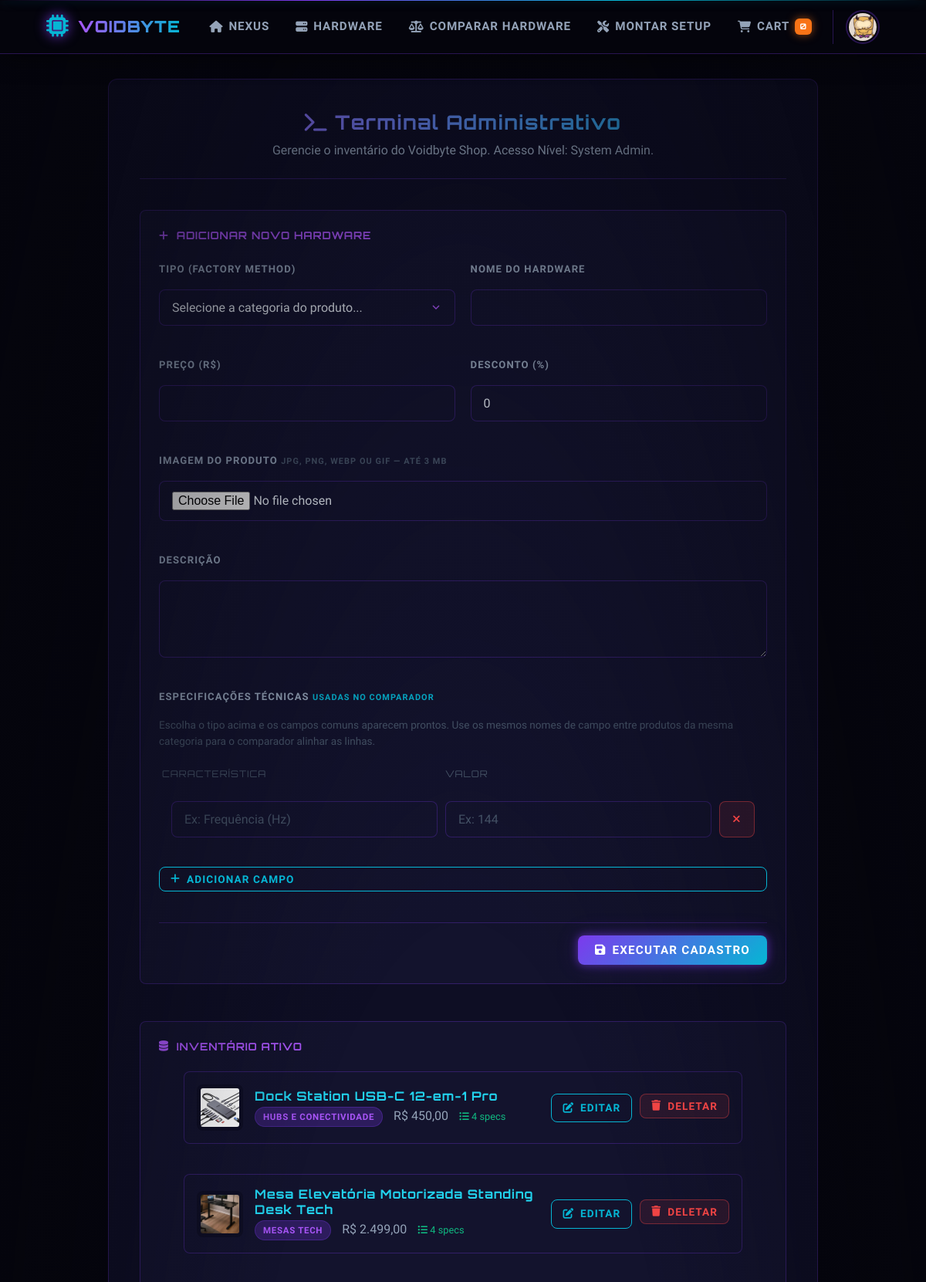
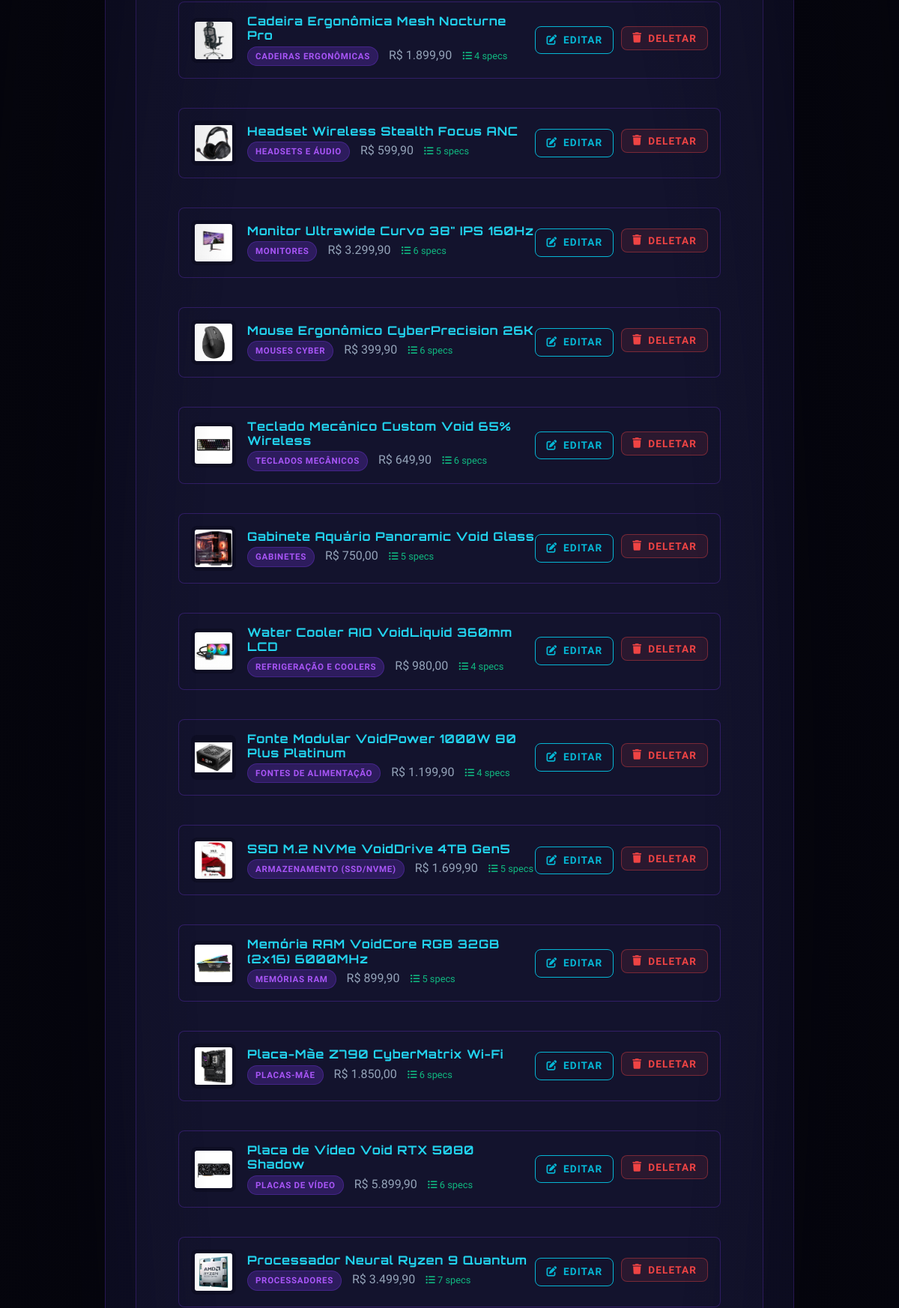
The page /admin.php (signed in, upper part) on the database its author committed (2 pictures, top to bottom).
### tables this page shows
CREATE TABLE `produtos` (
  `id` int(11) NOT NULL,
  `nome` varchar(255) NOT NULL,
  `descricao` text NOT NULL,
  `preco` decimal(10,2) NOT NULL,
  `imagem` varchar(255) NOT NULL DEFAULT './assets/imgs/default-hardware.png',
  `categoria` varchar(100) NOT NULL,
  `especificacoes` longtext DEFAULT NULL CHECK (json_valid(`especificacoes`)),
  `desconto` decimal(5,2) DEFAULT 0.00,
  `data_criacao` timestamp NOT NULL DEFAULT current_timestamp()
);

### admin.php (called while the page is built)
<?php
require_once __DIR__ . '/controllers/AdminController.php';
$adminController = new AdminController();
$adminController->router();
?>

### config/Database.php (called while the page is built, shortened)
<?php
class Database {
    private static $instance = null;
    private $conn;
    private $host = 'localhost';
    private $user = 'root';
    private $pass = '';
    private $dbname = 'voidbyte_shop';
    private function __construct() {
        $this->conn = new mysqli($this->host, $this->user, $this->pass, $this->dbname);
        $this->conn->set_charset("utf8mb4");
    }
    public static function getInstance() {
        if (self::$instance === null) {
            self::$instance = new Database();
        }
        return self::$instance;
    }
    public function getConnection() {
        return $this->conn;
    }
}
?>

### model/ProductModel.php (called while the page is built, shortened)
<?php
require_once __DIR__ . '/../config/Database.php';
class ProductModel {
    private $conn;
    public function __construct() {
        $this->conn = Database::getInstance()->getConnection();
    }
    public function getAllProducts() {
        $stmt = $this->conn->prepare("SELECT * FROM produtos ORDER BY id DESC");
        $stmt->execute();
        return $stmt->get_result()->fetch_all(MYSQLI_ASSOC);
    }
}
?>

### views/admin/dashboard.php (the view, shortened to what this page needs)
<?php include __DIR__ . '/../layout/header.php'; ?>
<main class="admin-container">
    <div class="admin-content-wrapper">
        <div class="form-header">
            <h1><i class="fas fa-terminal"></i> Terminal Administrativo</h1>
            <p>Gerencie o inventário do Voidbyte Shop. Acesso Nível: System Admin.</p>
        </div>
        <div class="form-section" style="margin-bottom: 3rem;">
            <h3><i class="fas fa-plus"></i> Adicionar Novo Hardware</h3>
            <form method="POST" action="admin.php" class="modern-form" enctype="multipart/form-data">
                <div class="form-row">
                    <div class="form-group">
                        <label>Tipo (Factory Method)</label>
                        <select name="tipo" class="input-modern" required>
                            <option value="" disabled selected>Selecione a categoria do produto...</option>
                        </select>
                    </div>
                    <div class="form-group">
                        <label>Nome do Hardware</label>
                        <input type="text" name="nome" class="input-modern" required>
                    </div>
                </div>
                <div class="form-row">
                    <div class="form-group">
                        <label>Preço (R$)</label>
                        <input type="number" step="0.01" name="preco" class="input-modern" required>
                    </div>
                    <div class="form-group">
                        <label>Desconto (%)</label>
                        <input type="number" name="desconto" class="input-modern" value="0">
                    </div>
                </div>
                <div class="form-group full-width">
                    <label>Imagem do Produto <small style="color: var(--text-dim);">JPG, PNG, WEBP ou GIF — até 3 MB</small></label>
                    <input type="file" name="imagem" accept="image/*" class="input-modern input-file" onchange="previewImagem(this, 'preview-novo')">
                </div>
                <div class="form-group full-width">
                    <label>Descrição</label>
                    <textarea name="descricao" class="input-modern" required></textarea>
                </div>
                <div class="form-group full-width">
                    <label>
                        Especificações Técnicas
                        <small style="color: var(--cyan);">usadas no comparador</small>
                    </label>
                    <p style="color: var(--text-dim); font-size: .85rem; margin-bottom: .8rem;">
                        Escolha o tipo acima e os campos comuns aparecem prontos. Use os mesmos nomes
                        de campo entre produtos da mesma categoria para o comparador alinhar as linhas.
                    </p>
                    <div class="spec-head">
                        <span>Característica</span>
                        <span>Valor</span>
                        <span></span>
                    </div>
                    <div id="specs-container"></div>
                    <button type="button" id="btn-add-spec" class="btn-secondary btn-sm" style="margin-top: 10px;">
                        <i class="fas fa-plus"></i> Adicionar campo
                    </button>
                </div>
                <div class="form-actions right">
                    <button type="submit" class="btn-primary"><i class="fas fa-save"></i> Executar Cadastro</button>
                </div>
            </form>
        </div>
        <div class="form-section">
            <h3><i class="fas fa-database"></i> Inventário Ativo</h3>
            <div class="produtos-grid" style="grid-template-columns: 1fr; gap: 15px;">
                <?php foreach($produtos as $produto): ?>
                    <?php
                        $qtdSpecs = 0;
                        $specsTmp = json_decode($produto['especificacoes'] ?? '{}', true);
                        if (is_array($specsTmp)) { $qtdSpecs = count($specsTmp); }
                    ?>
                    <div class="order-card" style="display: flex; justify-content: space-between; align-items: center; padding: 1rem; background: var(--surface-3);">
                        <div style="display: flex; gap: 15px; align-items: center;">
                            <img src="<?php echo htmlspecialchars($produto['imagem']); ?>" alt="Hardware" style="width: 60px; height: 60px; object-fit: contain; background: var(--surface-2); border-radius: 8px; padding: 5px;">
                            <div>
                                <h4 style="color: var(--cyan-light); font-family: 'Orbitron', sans-serif;"><?php echo htmlspecialchars($produto['nome']); ?></h4>
                                <span class="badge-categoria"><?php echo htmlspecialchars($produto['categoria']); ?></span>
                                <span style="color: var(--text-muted); margin-left: 10px;">R$ <?php echo number_format($produto['preco'], 2, ',', '.'); ?></span>
                                <span style="margin-left: 10px; font-size: .8rem; color: <?php echo $qtdSpecs > 0 ? 'var(--green)' : 'var(--orange)'; ?>;">
                                    <i class="fas fa-list-ul"></i> <?php echo $qtdSpecs; ?> specs
                                </span>
                            </div>
                        </div>
                        <div style="display: flex; gap: 10px;">
                            <a href="admin.php?action=edit&id=<?php echo $produto['id']; ?>" class="btn-secondary btn-sm">
                                <i class="fas fa-edit"></i> Editar
                            </a>
                            <form method="POST" action="admin.php" onsubmit="return confirm('Remover este hardware permanentemente?');">
                                <button type="submit" class="btn-danger btn-sm">
                                    <i class="fas fa-trash"></i> Deletar
                                </button>
                            </form>
                        </div>
                    </div>
                <?php endforeach; ?>
            </div>
        </div>
    </div>
</main>
<?php include __DIR__ . '/../layout/footer.php'; ?>

### rows shown on the page
produtos: imagem (picture), nome "Dock Station USB-C 12-em-1 Pro", categoria "HUBS E CONECTIVIDADE", preco "450,00", especificacoes "4"
produtos: imagem (picture), nome "Mesa Elevatória Motorizada Standing Desk Tech", categoria "MESAS TECH", preco "2.499,00", especificacoes "4"
produtos: imagem (picture), nome "Cadeira Ergonômica Mesh Nocturne Pro", categoria "CADEIRAS ERGONÔMICAS", preco "1.899,90", especificacoes "4"
produtos: imagem (picture), nome "Headset Wireless Stealth Focus ANC", categoria "HEADSETS E ÁUDIO", preco "599,90", especificacoes "5"
produtos: imagem (picture), nome "Monitor Ultrawide Curvo 38\" IPS 160Hz", categoria "MONITORES", preco "3.299,90", especificacoes "6"
produtos: imagem (picture), nome "Mouse Ergonômico CyberPrecision 26K", categoria "MOUSES CYBER", preco "399,90", especificacoes "6"
produtos: imagem (picture), nome "Teclado Mecânico Custom Void 65% Wireless", categoria "TECLADOS MECÂNICOS", preco "649,90", especificacoes "6"
produtos: imagem (picture), nome "Gabinete Aquário Panoramic Void Glass", categoria "GABINETES", preco "750,00", especificacoes "5"
produtos: imagem (picture), nome "Water Cooler AIO VoidLiquid 360mm LCD", categoria "REFRIGERAÇÃO E COOLERS", preco "980,00", especificacoes "4"
produtos: imagem (picture), nome "Fonte Modular VoidPower 1000W 80 Plus Platinum", categoria "FONTES DE ALIMENTAÇÃO", preco "1.199,90", especificacoes "4"
produtos: imagem (picture), nome "SSD M.2 NVMe VoidDrive 4TB Gen5", categoria "ARMAZENAMENTO (SSD/NVME)", preco "1.699,90", especificacoes "5"
produtos: imagem (picture), nome "Memória RAM VoidCore RGB 32GB (2x16) 6000MHz", categoria "MEMÓRIAS RAM", preco "899,90", especificacoes "5"
produtos: imagem (picture), nome "Placa-Mãe Z790 CyberMatrix Wi-Fi", categoria "PLACAS-MÃE", preco "1.850,00", especificacoes "6"
produtos: imagem (picture), nome "Placa de Vídeo Void RTX 5080 Shadow", categoria "PLACAS DE VÍDEO", preco "5.899,90", especificacoes "6"
produtos: imagem (picture), nome "Processador Neural Ryzen 9 Quantum", categoria "PROCESSADORES", preco "3.499,90", especificacoes "7"

### other values the page prints
$totalItensCarrinho "0"
